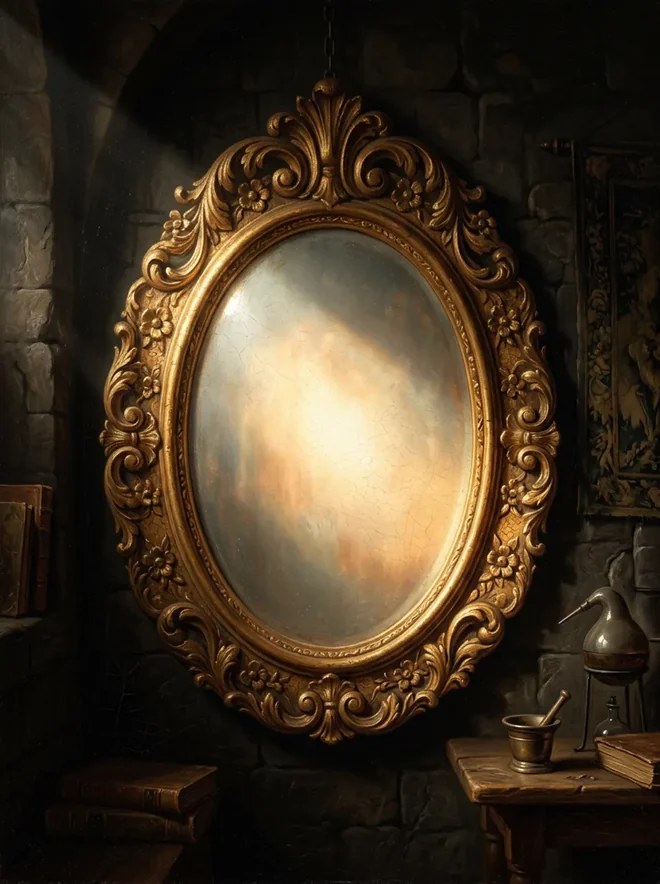
#> input picture src/assets/covers/optimized/cover-artigos.webp, 660 x 884 px, given in place of logo-speculum.png, which was not available
$ python optimize-web-assets.py
#> lines starting #> are read from the running program, lines starting #| are printed output that depends on the picture; pictures that were not available may be replaced by others from this repository, and a replacement may not be noted
"""Create web derivatives only; preserve original artwork and published data.
Requires the installed Pillow, Node/tsx and FFmpeg runtimes.
Run from the project root: python scripts/optimize-web-assets.py
"""
import io
import json
from pathlib import Path
import subprocess
import tempfile
import urllib.request
from PIL import Image, ImageOps

ROOT = Path(__file__).resolve().parent.parent
VIDEO_URL = "https://d8j0ntlcm91z4.cloudfront.net/user_38xzZboKViGWJOttwIXH07lWA1P/hf_20260508_155101_f2540600-6fe9-433e-8e48-b3f4b72f0727.mp4"
media = ROOT / "public/media"
thumbs = ROOT / "public/covers/optimized"
media.mkdir(parents=True, exist_ok=True)
thumbs.mkdir(parents=True, exist_ok=True)
logo = Image.open(ROOT / "src/assets/logo-speculum.png").convert("RGBA")
logo.thumbnail((256, 256), Image.Resampling.LANCZOS)
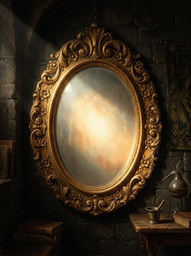
#> logo: PIL image 191x256 RGBA; mean R, G, B, A 63.4, 49.9, 33.3, 255
logo.save(ROOT / "src/assets/logo-speculum.webp", "WEBP", lossless=True)
favicon = Image.open(ROOT / "public/favicon.png").convert("RGBA")
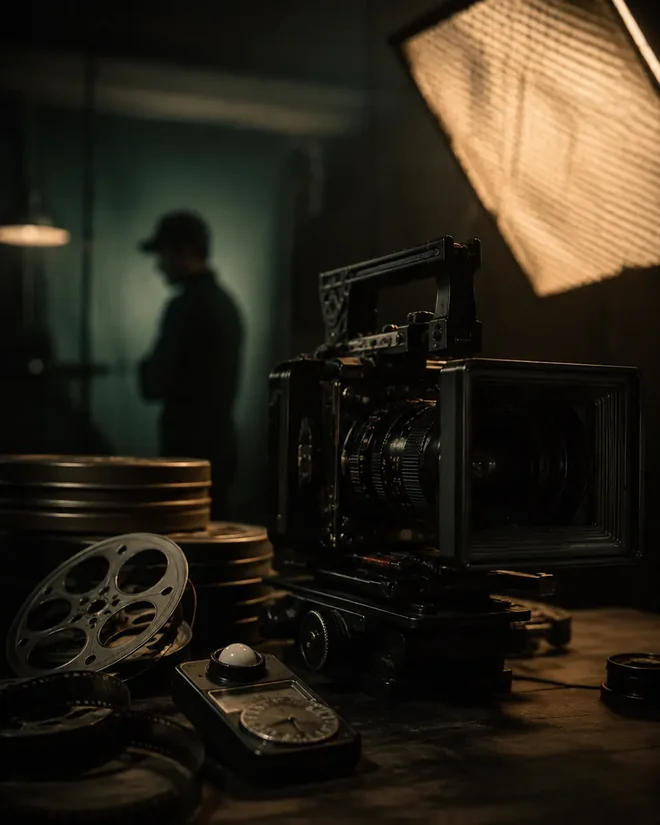
#> input picture src/assets/covers/optimized/cover-audiovisual.webp, 660 x 825 px, given in place of favicon.png, which was not available
favicon.thumbnail((48, 48), Image.Resampling.LANCZOS)
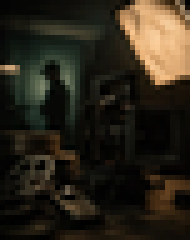
#> favicon: PIL image 38x48 RGBA (shown 5 times larger); mean R, G, B, A 43.3, 37.2, 25.6, 255
favicon.save(ROOT / "public/favicon-small.png", optimize=True)
carousel_dir = ROOT / "src/assets/covers/optimized"
carousel_dir.mkdir(parents=True, exist_ok=True)
for source in (ROOT / "src/assets/covers").glob("*.webp"):
    image = ImageOps.exif_transpose(Image.open(source)).convert("RGB")
    image.thumbnail((660, 10000), Image.Resampling.LANCZOS)
    image.save(carousel_dir / source.name, "WEBP", quality=86, method=6)
source_video = Path(tempfile.gettempdir()) / "speculum-hero-source-20261008.mp4"
if not source_video.exists():
    urllib.request.urlretrieve(VIDEO_URL, source_video)
subprocess.run(["ffmpeg", "-y", "-v", "error", "-i", str(source_video),
    "-an", "-vf", "scale=1280:-2", "-c:v", "libx264", "-preset", "slow",
    "-crf", "28", "-pix_fmt", "yuv420p", "-movflags", "+faststart",
    str(media / "hero-background.mp4")], check=True)
#> (this line was passed over: subprocess is not available in this run)
subprocess.run(["ffmpeg", "-y", "-v", "error", "-i", str(source_video),
    "-frames:v", "1", "-vf", "scale=1280:-2", "-c:v", "libwebp", "-quality", "86",
    str(media / "hero-poster.webp")], check=True)
#> (this line was passed over: subprocess is not available in this run)
query = 'import {fetchPublishedPostsSeo} from "./scripts/post-seo-data.ts"; console.log(JSON.stringify(await fetchPublishedPostsSeo()));'
#> (the run stopped early here; a loop or call above may not have finished)
